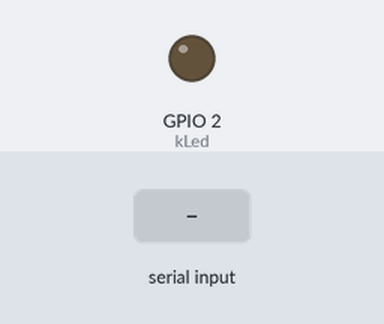
Recording of a program running on a simulated ESP32. Shown: output pins drawn as LEDs (lit = HIGH). Dashed ring = blinking. Inputs (shaded band) come from the test bench. What the program prints to the serial monitor is not drawn.

Above: at 1.7 s.
1.8 s: "1\n" received over Serial
At 2.22 s:
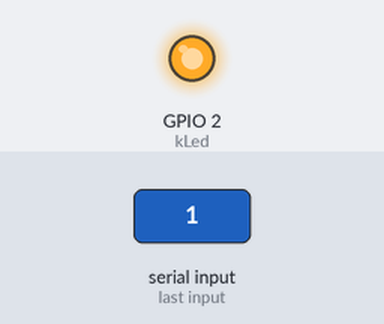
4.8 s: "0\n" received over Serial
At 4.98 s:
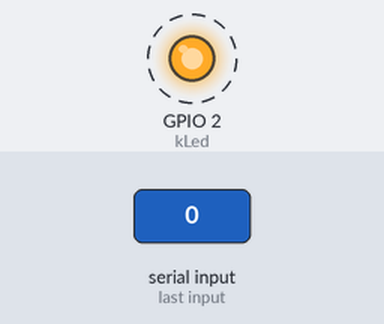
7.8 s: "2\n" received over Serial
At 10.7 s:
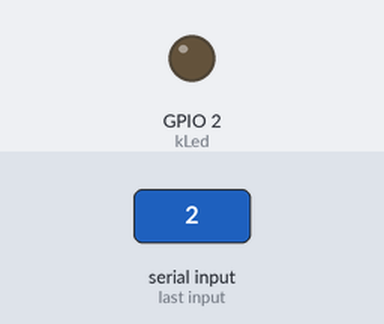
Timing chart, 0 to 12.2 s (numbered marks = the images above; inputs shaded):
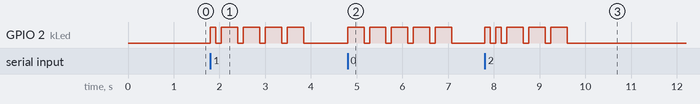

The program:

main.cpp
```cpp
// Морзянка: принимает строку из Serial и мигает ей светодиодом.
// Понимает латиницу, кириллицу и цифры; пока ничего не прислали — каждые 10 с мигает SOS.
#include <Arduino.h>

constexpr int kLed = 2;      // синий светодиод на ESP32 DevKit v1
constexpr int kUnitMs = 120;  // длительность точки; тире = 3 точки

struct Letter {
    const char* utf8;  // буква в UTF-8 (кириллица — 2 байта)
    const char* code;
};

const Letter kAlphabet[] = {
    {"A", ".-"},   {"B", "-..."}, {"C", "-.-."}, {"D", "-.."},  {"E", "."},    {"F", "..-."},
    {"G", "--."},  {"H", "...."}, {"I", ".."},   {"J", ".---"}, {"K", "-.-"},  {"L", ".-.."},
    {"M", "--"},   {"N", "-."},   {"O", "---"},  {"P", ".--."}, {"Q", "--.-"}, {"R", ".-."},
    {"S", "..."},  {"T", "-"},    {"U", "..-"},  {"V", "...-"}, {"W", ".--"},  {"X", "-..-"},
    {"Y", "-.--"}, {"Z", "--.."},
    {"А", ".-"},   {"Б", "-..."}, {"В", ".--"},  {"Г", "--."},  {"Д", "-.."},  {"Е", "."},
    {"Ё", "."},    {"Ж", "...-"}, {"З", "--.."}, {"И", ".."},   {"Й", ".---"}, {"К", "-.-"},
    {"Л", ".-.."}, {"М", "--"},   {"Н", "-."},   {"О", "---"},  {"П", ".--."}, {"Р", ".-."},
    {"С", "..."},  {"Т", "-"},    {"У", "..-"},  {"Ф", "..-."}, {"Х", "...."}, {"Ц", "-.-."},
    {"Ч", "---."}, {"Ш", "----"}, {"Щ", "--.-"}, {"Ъ", "--.--"}, {"Ы", "-.--"}, {"Ь", "-..-"},
    {"Э", "..-.."}, {"Ю", "..--"}, {"Я", ".-.-"},
    {"0", "-----"}, {"1", ".----"}, {"2", "..---"}, {"3", "...--"}, {"4", "....-"},
    {"5", "....."}, {"6", "-...."}, {"7", "--..."}, {"8", "---.."}, {"9", "----."},
};

// Строчные буквы -> заглавные (латиница и кириллица в UTF-8)
String toUpper(const String& s) {
    String out;
    for (size_t i = 0; i < s.length(); ++i) {
        uint8_t c = s[i];
        if (c >= 'a' && c <= 'z') {
            out += char(c - 32);
        } else if (c == 0xD0 && i + 1 < s.length() && uint8_t(s[i + 1]) >= 0xB0 && uint8_t(s[i + 1]) <= 0xBF) {
            out += char(0xD0);  // а..п: D0 B0..BF -> D0 90..9F
            out += char(uint8_t(s[++i]) - 0x20);
        } else if (c == 0xD1 && i + 1 < s.length() && uint8_t(s[i + 1]) >= 0x80 && uint8_t(s[i + 1]) <= 0x8F) {
            out += char(0xD0);  // р..я: D1 80..8F -> D0 A0..AF
            out += char(uint8_t(s[++i]) + 0x20);
        } else if (c == 0xD1 && i + 1 < s.length() && uint8_t(s[i + 1]) == 0x91) {
            out += "Ё";
            ++i;
        } else {
            out += char(c);
        }
    }
    return out;
}

const char* findCode(const String& text, size_t pos, size_t& len) {
    for (const Letter& l : kAlphabet) {
        size_t n = strlen(l.utf8);
        if (text.length() - pos >= n && memcmp(text.c_str() + pos, l.utf8, n) == 0) {
            len = n;
            return l.code;
        }
    }
    len = (uint8_t(text[pos]) >= 0xC0) ? 2 : 1;  // неизвестный символ — пропускаем целиком
    return nullptr;
}

void flash(int units) {
    digitalWrite(kLed, HIGH);
    delay(units * kUnitMs);
    digitalWrite(kLed, LOW);
    delay(kUnitMs);
}

void sendMorse(const String& raw) {
    String text = toUpper(raw);
    Serial.printf("> %s\n  ", raw.c_str());
    for (size_t i = 0; i < text.length();) {
        if (text[i] == ' ') {
            Serial.print("/ ");
            delay(kUnitMs * 6);  // между словами 7 точек, одна уже прошла после символа
            ++i;
            continue;
        }
        size_t len;
        const char* code = findCode(text, i, len);
        i += len;
        if (!code) continue;
        for (const char* p = code; *p; ++p) flash(*p == '-' ? 3 : 1);
        Serial.printf("%s ", code);
        delay(kUnitMs * 2);  // между буквами 3 точки
    }
    Serial.println("\n  готово");
}

void setup() {
    Serial.begin(115200);
    pinMode(kLed, OUTPUT);
    delay(500);
    Serial.println("\nМорзянка готова! Напиши текст в мониторе и нажми «Отправить».");
}

void loop() {
    static String line;
    static uint32_t lastActivity = 0;

    while (Serial.available()) {
        char c = Serial.read();
        if (c == '\r') continue;
        if (c == '\n') {
            line.trim();
            if (line.length()) sendMorse(line);
            line = "";
            lastActivity = millis();
        } else {
            line += c;
        }
    }

    if (millis() - lastActivity > 10000) {
        sendMorse("SOS");
        lastActivity = millis();
    }
}
```

Measured:
- after the input at 1.8 s, GPIO 2 (kLed): LOW → HIGH at once, then repeats every 0.48 s: LOW 0.12 s, HIGH 0.36 s, until it stays LOW from 3.8 s
- after the input at 4.8 s, GPIO 2 (kLed): alternates HIGH for 0.36 s and LOW for 0.12 s, starting at once
- after the input at 7.8 s, GPIO 2 (kLed): goes HIGH 0.12 s, LOW 0.12 s, HIGH 0.12 s, 3 × (LOW 0.12 s, HIGH 0.36 s), then LOW, starting at once
